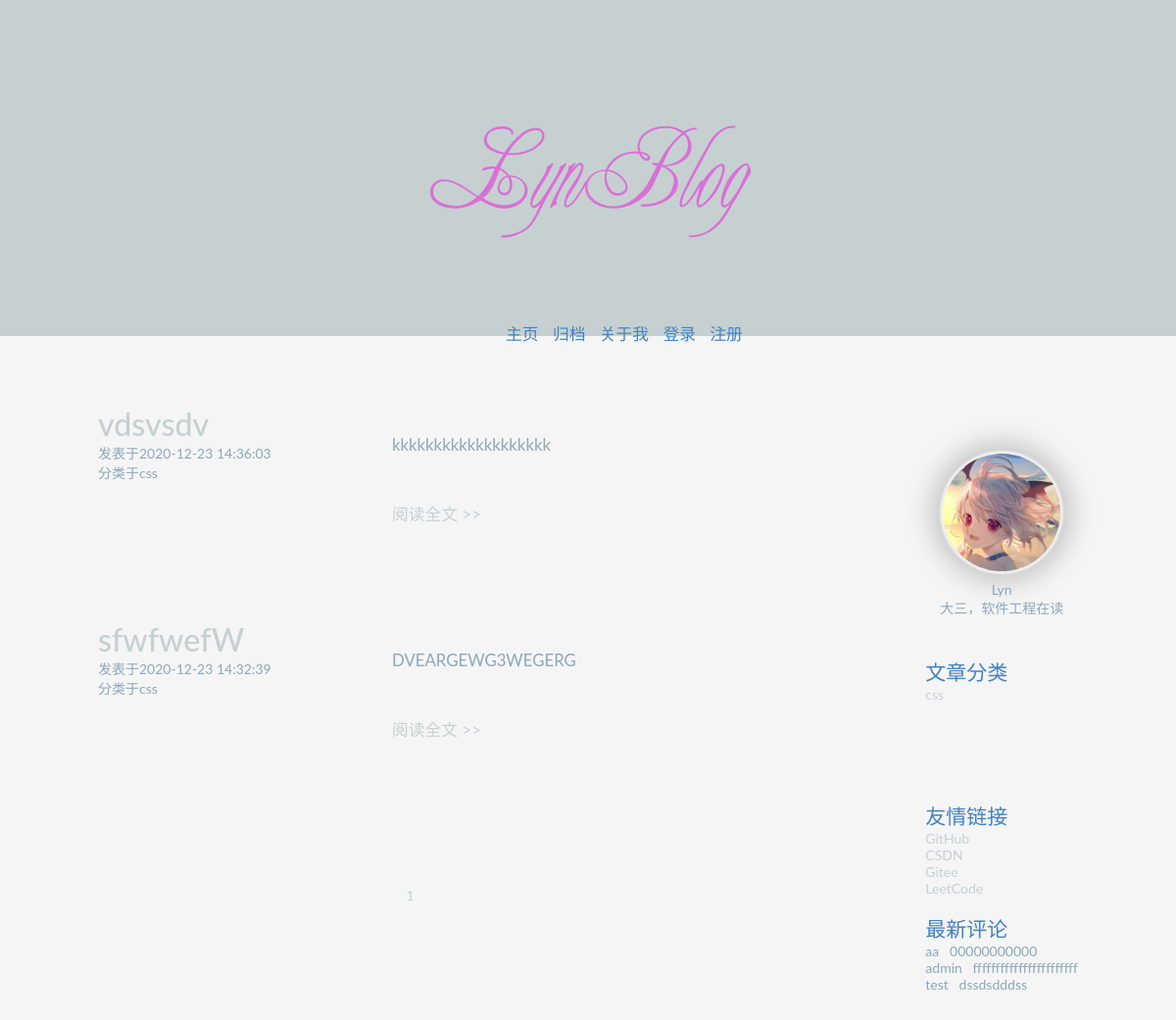
The page / on the database its author committed.
### tables this page shows
CREATE TABLE `friends` (
  `name` varchar(254) NOT NULL,
  `url` varchar(500) NOT NULL
);

CREATE TABLE `msgboard` (
  `id` int NOT NULL,
  `name` varchar(254) NOT NULL,
  `contents` varchar(800) NOT NULL,
  `date` varchar(50) NOT NULL,
  `article_id` varchar(1000) DEFAULT NULL
);

CREATE TABLE `articles` (
  `id` int NOT NULL AUTO_INCREMENT,
  `title` varchar(254) NOT NULL,
  `tag` varchar(254) NOT NULL,
  `date` varchar(254) NOT NULL,
  `contents` varchar(10000) NOT NULL,
  PRIMARY KEY (`id`)
);

### index.php (the view, shortened to what this page needs)
<!DOCTYPE html PUBLIC "-//W3C//DTD XHTML 1.0 Transitional//EN"
        "http://www.w3.org/TR/xhtml1/DTD/xhtml1-transitional.dtd">
<html xmlns="http://www.w3.org/1999/xhtml">
<?php
include("config.php");
$sql = "select * from msgboard order by date DESC,id DESC";
$result = mysqli_query($con, $sql);
$sql2 = "select * from friends";
$result2 = mysqli_query($con, $sql2);
$tagsSql = "select distinct tag from articles";
$tagsRes = mysqli_query($con, $tagsSql);
$perNumber = 5;
$page = $_GET['page'];
$count = mysqli_query($con, "select count(*) from articles");
$rs = mysqli_fetch_array($count);
$totalNumber = $rs[0];
$totalPage = ceil($totalNumber / $perNumber);
if (!isset($page)) {
    $page = 1;
}
$startCount = ($page - 1) * $perNumber;
$result3 = mysqli_query($con, "select * from articles order by id DESC limit $startCount, $perNumber");
$isLogin = $_COOKIE['isLogin'];
?>
<head>
    <link rel="stylesheet" href="css/common.css">
</head>
<body>
<div id="container">
    <div id="wrap">
        <header id="header">
            <div id="banner">
                <img src="images/banner.png" alt="">
            </div>
            <ul>
                <li><a href="index.php">主页</a></li>
                <li><a href="archives.php">归档</a></li>
                <li><a href="about.php">关于我</a></li>
                <?php
                    if ($isLogin == 0) {
                        ?>
                        <li><a href="login.php">登录</a></li>
                        <li><a href="register.php">注册</a></li>
                        <?php
                    }
                        ?>
            </ul>
        </header>
    </div>
    <aside>
        <div id="profile">
            <img class="profile img-circle loading" src="images/me.jpg" alt=""/>
            <p>Lyn</p>
            <p>大三，软件工程在读</p>
        </div>
        <div id="article-catalog">
            <h1 class="catalog">文章分类</h1>
            <ul>
                <?php
                while ($row = mysqli_fetch_array($tagsRes)) {
                    ?>
                    <li><a href="#"><?php echo $row[0] ?></a></li>
                    <?php
                }
                ?>
            </ul>
        </div>
        <div id="friend-link">
            <h1 class="catalog">友情链接</h1>
            <ul>
                <?php
                while ($row = mysqli_fetch_array($result2)) {
                    ?>
                    <li><a href="<?php echo $row[1] ?>"><span><?php echo $row[0]?></span></a></li>
                    <?php
                }
                ?>
            </ul>
        </div>
        <br>
        <div id="last-comments">
            <h1 class="catalog">最新评论</h1>
            <ul>
                <?php
                $i = 1;
                while ($i < 10) {
                    $row = mysqli_fetch_array($result);
                    ?>
                    <li><?php echo $row[1] ?>&nbsp;&nbsp; <?php echo $row[2] ?></li>
                    <?php
                    $i++;
                }
                ?></ul>
        </div>
    </aside>
    <?php
    while ($row = mysqli_fetch_array($result3)) {
        ?>
        <div class="article-inner">
            <div class="article-header"><h1 class="article-title"><a
                            href="article.php?id=<?php echo $row[0]; ?>"><?php echo $row[1] ?></a></h1>
                <p>发表于<?php echo $row[3] ?></p>
                <p>分类于<?php echo $row[2] ?></p></div>
            <div class="article-body"><p class="content"><?php echo $row[4] ?></p>
                <p><a href="article.php?id=<?php echo $row[0]; ?>" class="article-more-link">阅读全文 >></a></p>
            </div>
        </div>
        <?php
    }
    ?>
    <footer>
        <div class="foot-nav">
            <center>
                <table>
                    <tr>
                        <?php
                        for ($i = 1; $i <= $totalPage; $i++) {
                            ?>
                            <td>
                                <a href="index.php?page=<?php echo $i; ?>">
                                    <span class="page"><?php echo $i; ?></span></a>&nbsp;&nbsp;
                            </td>
                            <?php
                        }
                        ?>
                    </tr>
                </table>
            </center>
            <br>
        </div>
    </footer>
</div>
</body>
</html>

### css/common.css (style rules this page uses)
* { vertical-align: baseline; font-weight: inherit; font-family: inherit; font-style: inherit; font-size: 100%; outline: 0; padding: 0; margin: 0; border: 0; }
body { background-color: #f5f5f5; font-family: Lato, "Microsoft Jhenghei", "Hiragino Sans GB", "Microsoft YaHei", sans-serif; font-size: 14px; color: #8da7bb; font-smoothing: antialiased; -webkit-font-smoothing: antialiased; }
ul li { list-style: none; }
a { text-decoration: none; color: #c6d0d1; }
a:link, a:visited { color: #c6d0d1; }
img.profile { max-width: 120px; margin-top: 50px; -webkit-transition: 500ms; -moz-transition: 500ms; margin-bottom: 10px; transition: 500ms; border-radius: 100px; -moz-border-radius: 100px; -webkit-border-radius: 100px; -webkit-box-shadow: 0px 0px 2px 3px rgba(255, 255, 255, 0.7), 0px 0px 30px 8px rgba(0, 0, 0, 0.25); -moz-box-shadow: 0px 0px 2px 3px rgba(255, 255, 255, 0.7), 0px 0px 30px 8px rgba(0, 0, 0, 0.25); box-shadow: 0px 0px 2px 3px rgba(255, 255, 255, 0.7), 0px 0px 30px 8px rgba(0, 0, 0, 0.25); }
#header { background-color: #c6d0d1; height: 343px; margin-bottom: 70px; }
#header ul { font-size: 1.2em; word-spacing: 10px; list-style: none; margin-left: 43%; margin-top: 5%; }
#header a:link, #header a:visited { text-decoration: none; color: #4183C4; }
#banner img { position: relative; margin-left: 35%; margin-top: 7%; }
#header ul li { display: inline; }
#article-catalog { margin-bottom: 100px; }
#profile { text-align: center; margin-bottom: 40px; display: block; }
a.article-more-link { text-align: center; }
h1.catalog { font-size: 1.5em; color: #4183C4; }
aside { float: right; margin-left: 100px; margin-right: 100px; display: block; }
.article-header { display: inline; }
.article-inner { padding-left: 100px; margin-top: 50px; margin-bottom: 50px; }
.article-inner h1 { font-size: 2.3em; width: 250px; overflow: visible; font-weight: 500; }
.article-inner a:link { text-decoration: none; }
.article-body { margin-top: -50px; padding-left: 300px; width: 400px; }
.article-body p { font-size: 1.2em; line-height: 1.4em; height: 4.2em; width: 600px; text-overflow: ellipsis; overflow: hidden; }
footer { text-align: center; margin-top: 100px; }

### rows shown on the page
friends: name "GitHub"
friends: name "CSDN"
friends: name "Gitee"
friends: name "LeetCode"
msgboard: name "aa", contents "00000000000"
msgboard: name "admin", contents "fffffffffffffffffffffff"
msgboard: name "test", contents "dssdsdddss"
articles: title "vdsvsdv", date "2020-12-23 14:36:03", tag "css", contents "kkkkkkkkkkkkkkkkkkk"
articles: title "sfwfwefW", date "2020-12-23 14:32:39", tag "css", contents "DVEARGEWG3WEGERG"

### other values the page prints
$row[0] "css"
